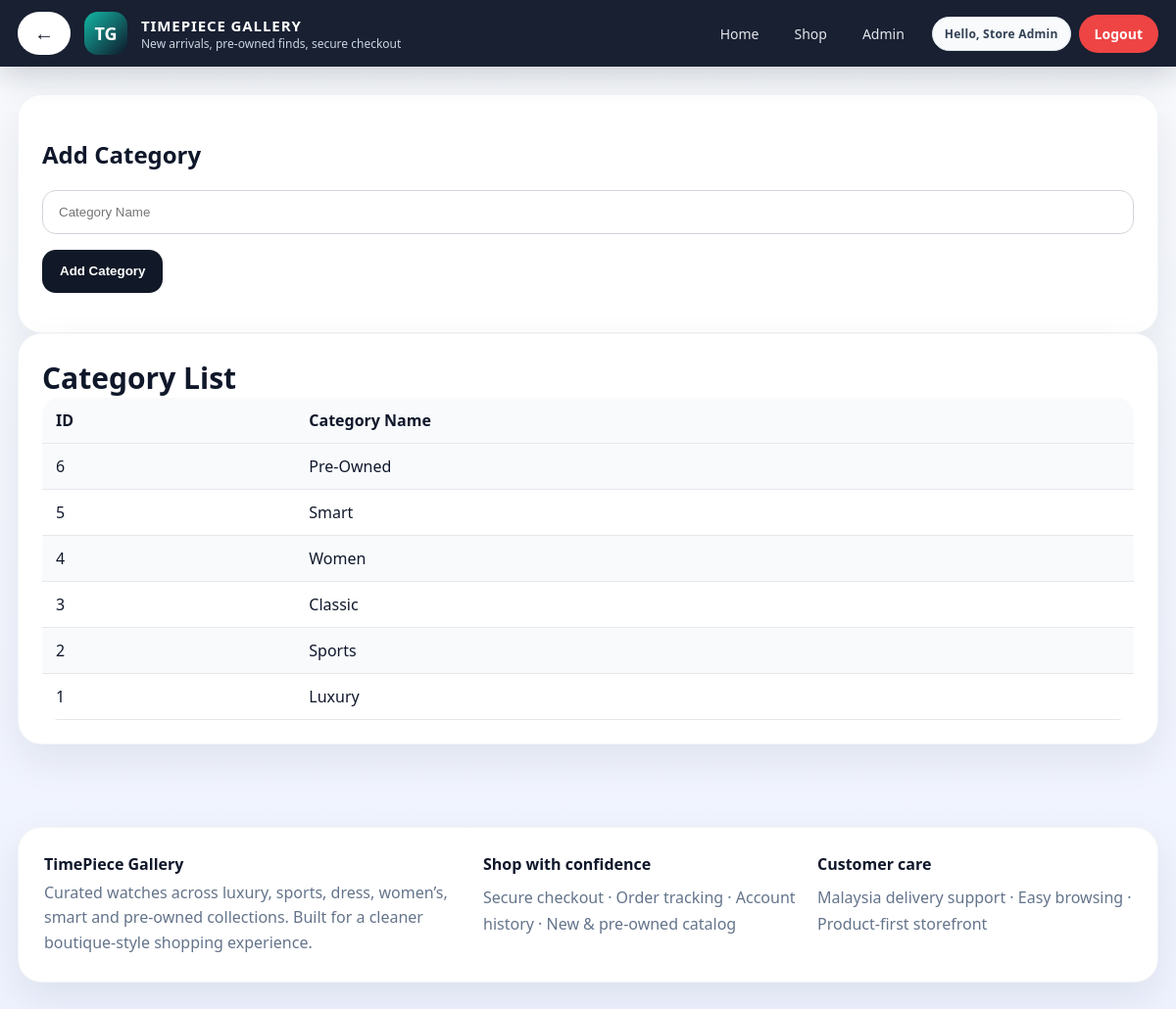
/categories.php (signed in), run on the app's committed database.
### tables this page shows
CREATE TABLE categories (
    id INT AUTO_INCREMENT PRIMARY KEY,
    category_name VARCHAR(100) NOT NULL,
    created_at TIMESTAMP DEFAULT CURRENT_TIMESTAMP
);

### functions.php (called while the page is built, shortened)
<?php
function base_url() {
    static $base = null;
    if ($base !== null) {
        return $base;
    }
    $scriptName = str_replace('\\', '/', $_SERVER['SCRIPT_NAME'] ?? '');
    $dir = rtrim(str_replace('\\', '/', dirname($scriptName)), '/');
    if ($dir === '' || $dir === '.') {
        $base = '';
        return $base;
    }
    $base = $dir === '' ? '' : $dir;
    return $base;
}
function asset_url($path) {
    return base_url() . '/assets/' . ltrim($path, '/');
}
function logout_url() {
    return strpos(str_replace('\\', '/', $_SERVER['SCRIPT_NAME'] ?? ''), '/admin/') !== false
        ? base_url() . '/admin/logout.php'
        : base_url() . '/logout.php';
}
function is_logged_in() {
    return !empty($_SESSION['user_id']);
}
function is_admin_logged_in() {
    return !empty($_SESSION['user_id']) && in_array($_SESSION['role'], ['admin', 'superadmin']);
}
function h($value) {
    return htmlspecialchars((string)$value, ENT_QUOTES, 'UTF-8');
}
function is_current_page($path) {
    $uri = $_SERVER['REQUEST_URI'] ?? '';
    return strpos($uri, $path) !== false;
}

### categories.php (the view, shortened to what this page needs)
<?php
require_once __DIR__ . '/../config/database.php';
require_once __DIR__ . '/../config/functions.php';
$categories = $pdo->query("SELECT * FROM categories ORDER BY id DESC")->fetchAll();
include __DIR__ . '/../includes/header.php';
?>
<div class="w3-row-padding">
    <div class="w3-half">
        <div class="w3-card w3-white w3-padding">
            <h2>Add Category</h2>
            <form method="post">
                <p><input class="w3-input w3-border" type="text" name="category_name" placeholder="Category Name" required></p>
                <p><button class="w3-button w3-black" type="submit">Add Category</button></p>
            </form>
        </div>
    </div>
    <div class="w3-half">
        <div class="table-card">
            <h2>Category List</h2>
            <table class="w3-table-all">
                <tr><th>ID</th><th>Category Name</th></tr>
                <?php foreach ($categories as $cat): ?>
                    <tr><td><?php echo (int)$cat['id']; ?></td><td><?php echo h($cat['category_name']); ?></td></tr>
                <?php endforeach; ?>
            </table>
        </div>
    </div>
</div>
<?php include __DIR__ . '/../includes/footer.php'; ?>

### header.php (shortened to what this page needs)
<?php require_once __DIR__ . "/../config/functions.php"; ?>
<!DOCTYPE html>
<html>
<head>
    <link rel="stylesheet" href="<?php echo asset_url('style.css'); ?>">
</head>
<body>
<header class="topbar">
    <div class="topbar-inner">
        <button type="button" class="return-button" onclick="window.history.back()" aria-label="Go back" title="Go back"><span class="return-button-icon">&#8592;</span></button>
        <a class="brand" href="<?php echo base_url(); ?>/index.php">
            <span class="brand-mark">TG</span>
            <span class="brand-text">
                <strong>TimePiece Gallery</strong>
                <span>New arrivals, pre-owned finds, secure checkout</span>
            </span>
        </a>
        <nav class="nav-links">
            <a class="nav-link <?php echo is_current_page('/index.php') || str_ends_with($_SERVER['REQUEST_URI'] ?? '', base_url() . '/') ? 'active' : ''; ?>" href="<?php echo base_url(); ?>/index.php">Home</a>
            <a class="nav-link <?php echo is_current_page('/products.php') ? 'active' : ''; ?>" href="<?php echo base_url(); ?>/products.php">Shop</a>
            <?php if (is_admin_logged_in()): ?>
                <a class="nav-link <?php echo is_current_page('/admin/') ? 'active' : ''; ?>" href="<?php echo base_url(); ?>/admin/dashboard.php">Admin</a>
            <?php endif; ?>
        </nav>
        <div class="nav-actions">
            <?php if (is_logged_in()): ?>
                <span class="badge-pill">Hello, <?php echo h($_SESSION['user_name']); ?></span>
                <a class="nav-chip alt" href="<?php echo logout_url(); ?>">Logout</a>
            <?php else: ?>
                <a class="nav-chip" href="<?php echo base_url(); ?>/register.php">Register</a>
                <a class="nav-chip" href="<?php echo base_url(); ?>/login.php">Login</a>
            <?php endif; ?>
        </div>
    </div>
</header>
<main class="site-shell">

### footer.php
</main>
<footer class="site-shell footer-box">
    <div class="surface footer-surface">
        <div class="footer-grid">
            <div>
                <strong>TimePiece Gallery</strong>
                <p class="muted">Curated watches across luxury, sports, dress, women’s, smart and pre-owned collections. Built for a cleaner boutique-style shopping experience.</p>
            </div>
            <div>
                <div class="footer-title">Shop with confidence</div>
                <div class="footer-links">Secure checkout · Order tracking · Account history · New &amp; pre-owned catalog</div>
            </div>
            <div>
                <div class="footer-title">Customer care</div>
                <div class="footer-links">Malaysia delivery support · Easy browsing · Product-first storefront</div>
            </div>
        </div>
    </div>
</footer>
</body>
</html>

### style.css (style rules this page uses)
:root { --bg: #f4f6fb; --surface: #ffffff; --surface-alt: #f8fafc; --line: #e5e7eb; --text: #0f172a; --muted: #64748b; --primary: #111827; --accent: #0f766e; --accent-soft: #ccfbf1; --shadow: 0 16px 40px rgba(15, 23, 42, 0.08); --radius: 24px; }
* { box-sizing:border-box }
body { font-family:"Segoe UI",Arial,sans-serif;background:linear-gradient(180deg,#f8fafc 0%,#eef2ff 100%);color:var(--text);margin:0 }
a { color:inherit }
.site-shell { max-width:1240px;margin:0 auto;padding:28px 18px 56px }
.topbar { background:rgba(15,23,42,.96);backdrop-filter:blur(18px);position:sticky;top:0;z-index:50;box-shadow:0 10px 30px rgba(15,23,42,.18) }
.topbar-inner { max-width:1240px;margin:0 auto;padding:12px 18px;display:flex;align-items:center;justify-content:space-between;gap:16px }
.brand { display:flex;align-items:center;gap:14px;text-decoration:none;color:#fff }
.brand-mark { width:44px;height:44px;border-radius:14px;background:linear-gradient(135deg,#14b8a6,#0f172a);display:grid;place-items:center;font-size:18px;font-weight:700 }
.brand-text strong { display:block;font-size:15px;letter-spacing:.06em;text-transform:uppercase }
.brand-text span { display:block;font-size:12px;color:#cbd5e1 }
.nav-links,.nav-actions { display:flex;align-items:center;flex-wrap:wrap;gap:8px }
.nav-link { color:#e5e7eb;text-decoration:none;padding:10px 14px;border-radius:999px;font-size:14px;transition:.2s ease }
.nav-chip { color:#111827;background:#fff;text-decoration:none;padding:10px 16px;border-radius:999px;font-weight:600;font-size:14px }
.nav-chip.alt { background:#ef4444;color:#fff }
.surface,.card-box,.product-card,.kpi-card,.form-card,.table-card,.auth-card,.detail-card,.category-card,.feature-card,.status-card,.testimonial-card,.shop-hero,.showcase-block { background:var(--surface);border-radius:var(--radius);box-shadow:var(--shadow);border:1px solid rgba(148,163,184,.12) }
.badge-source,.badge-pill,.badge-status { display:inline-flex;align-items:center;gap:8px;border-radius:999px;padding:8px 12px;font-size:12px;font-weight:700;letter-spacing:.02em }
.badge-pill { background:#f8fafc;color:#334155;border:1px solid #e2e8f0 }
.section-header h2,.table-card h2,.form-card h2,.detail-card h2,.auth-card h2 { margin:0;font-size:30px }
.section-header p,.muted,.small-text { color:var(--muted);margin:6px 0 0;line-height:1.6 }
.input,.w3-input,.w3-select,.w3-textarea { width:100%;padding:14px 16px;border-radius:14px;border:1px solid #d1d5db;background:#fff;outline:none }
.footer-surface { padding:26px }
.footer-grid { display:grid;grid-template-columns:1.2fr .9fr .9fr;gap:20px }
.footer-title { font-weight:700;margin-bottom:10px }
.footer-links { color:var(--muted);line-height:1.7 }
.form-card,.table-card,.auth-card,.detail-card,.status-card { padding:24px }
.w3-table-all { border-radius:18px;overflow:hidden;border:none!important }
.w3-table-all tr:nth-child(even) { background:#f8fafc }
.w3-white { background:#fff }
.w3-padding { padding:24px }
.w3-card { background:#fff;border-radius:24px;box-shadow:var(--shadow);border:1px solid rgba(148,163,184,.12) }
.w3-button { display:inline-flex;align-items:center;justify-content:center;min-height:44px;padding:0 18px;border:none;border-radius:14px;cursor:pointer;font-weight:600 }
.w3-black { background:#111827;color:#fff }
.w3-border { border:1px solid #d1d5db }
.w3-table-all { width:100%;border-collapse:collapse }
.w3-table-all th,.w3-table-all td { padding:12px 14px;text-align:left;border-bottom:1px solid #e5e7eb }
.table-card .w3-table-all tr:first-child { background:#f8fafc }
.return-button-icon { font-size:22px;line-height:1;font-weight:800 }
.topbar-inner { gap:14px }
body { overflow-x:hidden }
.topbar-inner { display:grid;grid-template-columns:auto minmax(220px,1fr) auto auto;align-items:center }
.brand { min-width:0 }
.brand-text { min-width:0 }
.brand-text strong,.brand-text span { white-space:nowrap;overflow:hidden;text-overflow:ellipsis }
.nav-links { justify-content:center }
.nav-actions { justify-content:flex-end }
.return-button { border:1px solid rgba(255,255,255,.35);background:#ffffff;color:#111827;border-radius:999px;width:54px;height:44px;box-shadow:none }
.return-button-icon { font-size:20px }
.auth-side,.auth-card,.chart-card,.advice-card,.table-card { overflow-wrap:anywhere }

### data on the page
categories: id "6", category_name "Pre-Owned"
categories: id "5", category_name "Smart"
categories: id "4", category_name "Women"
categories: id "3", category_name "Classic"
categories: id "2", category_name "Sports"
categories: id "1", category_name "Luxury"

### other printed values
$_SESSION['user_name'] "Store Admin"
